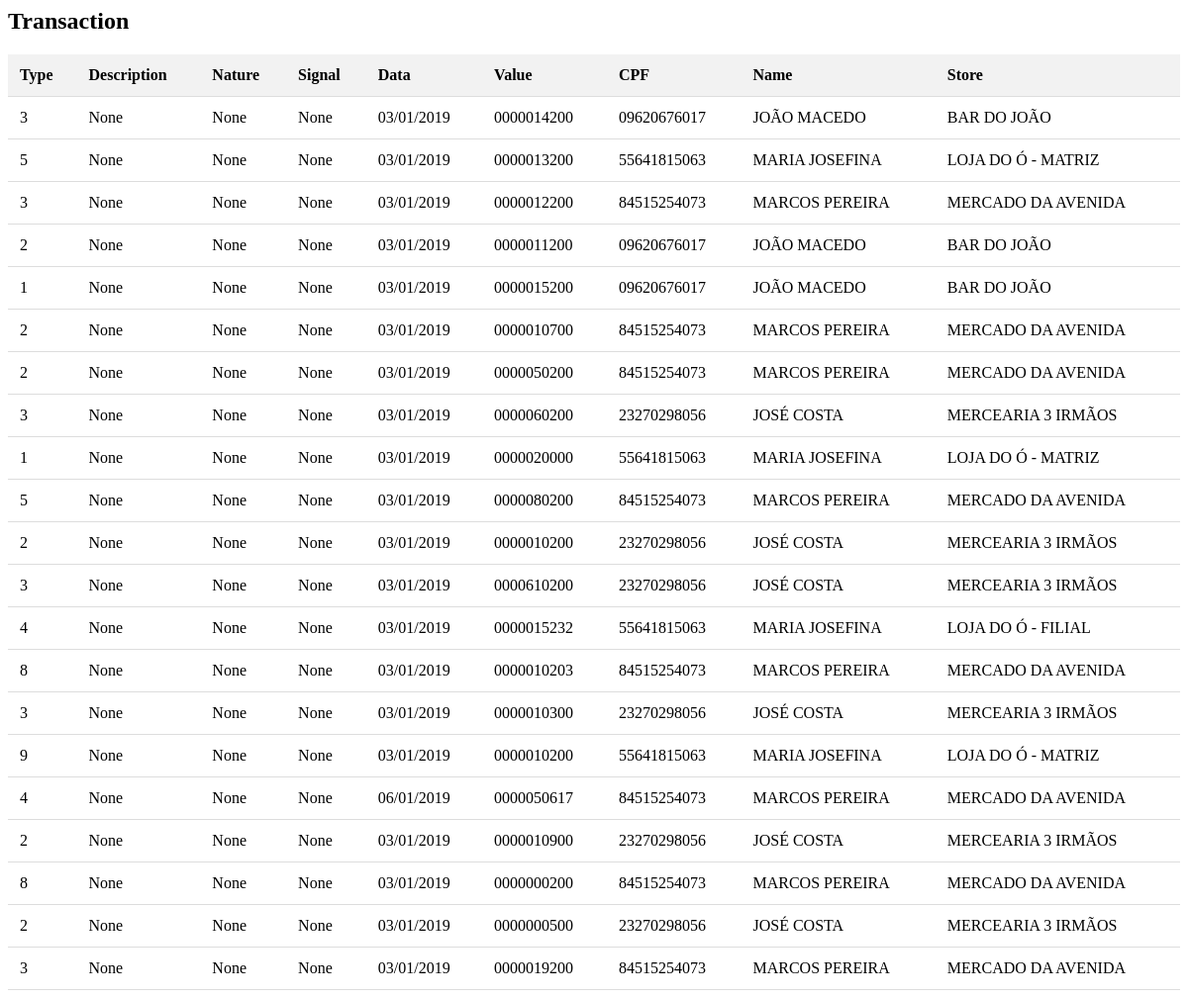
The app's page /vision, older data.
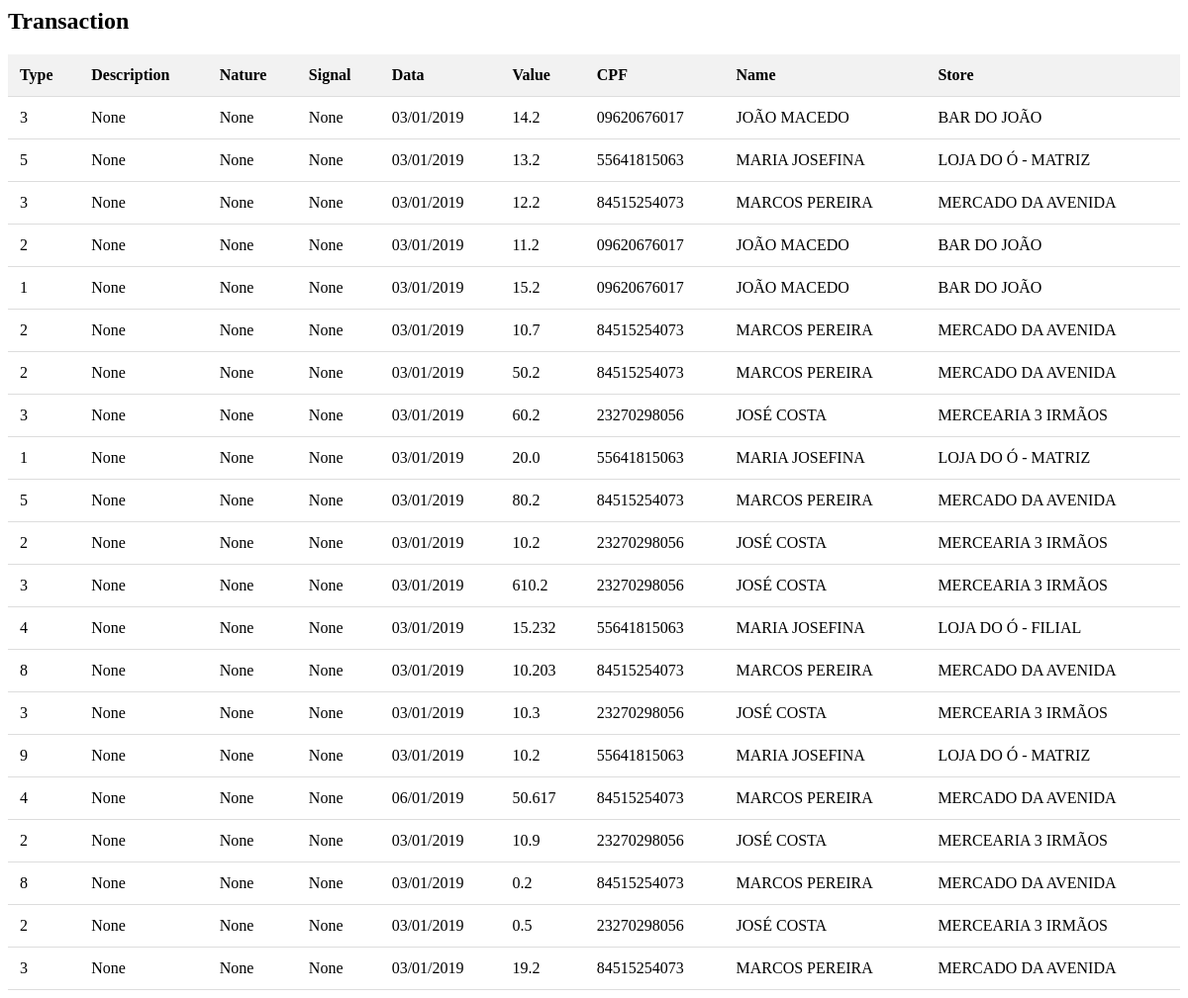
The same page, newer data.
### csvmodels/models.py (models this page shows)
class ClientForm(models.Model):
    id = models.AutoField(primary_key=True)
    type = models.CharField(max_length=100, null=True, blank=True)
    description = models.CharField(max_length=100, null=True, blank=True)
    date = models.CharField(max_length=100, null=True, blank=True)
    value = models.CharField(max_length=100, null=True, blank=True)
    cpf = models.CharField(max_length=100, null=True, blank=True)
    card = models.CharField(max_length=100, null=True, blank=True)
    time = models.CharField(max_length=100, null=True, blank=True)
    hoster = models.CharField(max_length=100, null=True, blank=True)
    store = models.CharField(max_length=100, null=True, blank=True)
    name = models.CharField(max_length=100, null=True, blank=True)
    nature = models.CharField(max_length=100, null=True, blank=True)
    signal = models.CharField(max_length=100, null=True, blank=True)
    file = models.FileField(upload_to='files/', null=True, verbose_name="")

### csvmodels/views.py (the view)
# urls.py: path("vision", views.vision, name="vision"),
def vision(request):
    data = ClientForm.objects.all()
    return render(request, 'vision.html', {"data": data})

### csvmodels/templates/vision.html (shortened to what this page needs)
{% block content %}
  {% block content_header %}
    <h2>Transaction</h2>
  {% endblock %}
  <table>
    <thead>
      <tr>
        <th>Type</th>
        <th>Description</th>
        <th>Nature</th>
        <th>Signal</th>
        <th>Data</th>
        <th>Value</th>
        <th>CPF</th>
        <th>Name</th>
        <th>Store</th>
      </tr>
    </thead>
    <tbody>
      {% for item in data %}
        <tr>
          <td>{{ item.type }}</td>
          <td>{{ item.description }}</td>
          <td>{{ item.nature }}</td>
          <td>{{ item.signal }}</td>
          <td>{{ item.date }}</td>
          <td>{{ item.value }}</td>
          <td>{{ item.cpf }}</td>
          <td>{{ item.hoster }}</td>
          <td>{{ item.store }}</td>
        </tr>
      {% endfor %}
    </tbody>
  </table>
{% endblock %}

Row changes from the older to the newer data that the page shows:
changed ClientForm (number 1 of 21 on the later page): value "0000014200" → "14.2"
changed ClientForm (number 2 of 21 on the later page): value "0000013200" → "13.2"
changed ClientForm (number 3 of 21 on the later page): value "0000012200" → "12.2"
changed ClientForm (number 4 of 21 on the later page): value "0000011200" → "11.2"
changed ClientForm (number 5 of 21 on the later page): value "0000015200" → "15.2"
changed ClientForm (number 6 of 21 on the later page): value "0000010700" → "10.7"
changed ClientForm (number 7 of 21 on the later page): value "0000050200" → "50.2"
changed ClientForm (number 8 of 21 on the later page): value "0000060200" → "60.2"
changed ClientForm (number 9 of 21 on the later page): value "0000020000" → "20.0"
changed ClientForm (number 10 of 21 on the later page): value "0000080200" → "80.2"
changed ClientForm (number 11 of 21 on the later page): value "0000010200" → "10.2"
changed ClientForm (number 12 of 21 on the later page): value "0000610200" → "610.2"
changed ClientForm "LOJA DO Ó - FILIAL": value "0000015232" → "15.232"
changed ClientForm (number 14 of 21 on the later page): value "0000010203" → "10.203"
changed ClientForm (number 15 of 21 on the later page): value "0000010300" → "10.3"
changed ClientForm (number 16 of 21 on the later page): value "0000010200" → "10.2"
changed ClientForm (number 17 of 21 on the later page): value "0000050617" → "50.617"
changed ClientForm (number 18 of 21 on the later page): value "0000010900" → "10.9"
changed ClientForm (number 19 of 21 on the later page): value "0000000200" → "0.2"
changed ClientForm (number 20 of 21 on the later page): value "0000000500" → "0.5"
changed ClientForm (number 21 of 21 on the later page): value "0000019200" → "19.2"
